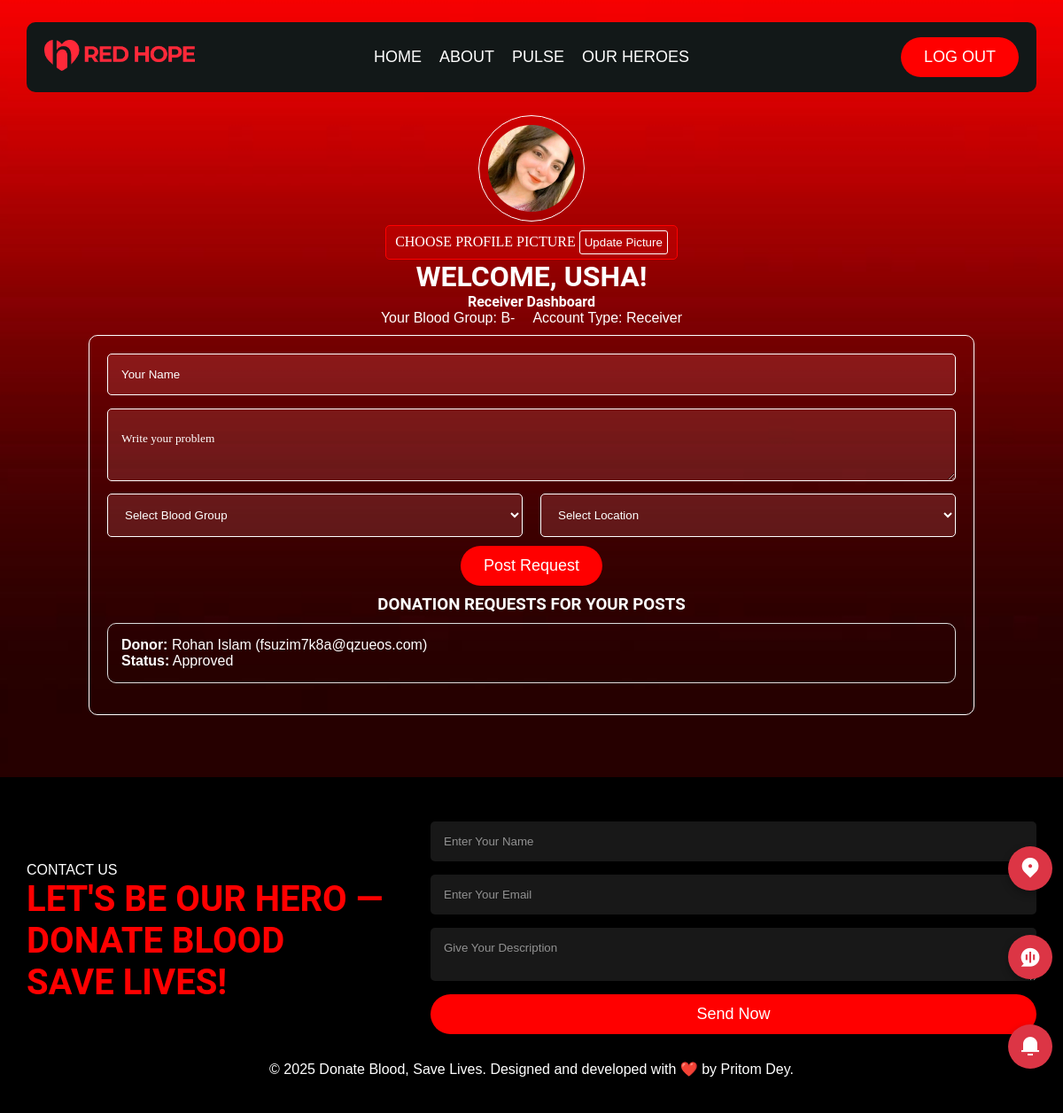
Screenshot of /receiver-dashboard/ (signed in) with the database file from the repository.
### donor/models.py (models this page shows, shortened)
class Profile(models.Model):
    BLOOD_GROUP_CHOICES = [
        ('A+', 'A+'), ('A-', 'A-'),
        ('B+', 'B+'), ('B-', 'B-'),
        ('O+', 'O+'), ('O-', 'O-'),
        ('AB+', 'AB+'), ('AB-', 'AB-')
    ]
    ROLE_CHOICES = [
        ('donor', 'Donor'),
        ('receiver', 'Receiver')
    ]
    user = models.OneToOneField(User, on_delete=models.CASCADE)
    blood_group = models.CharField(max_length=3, choices=BLOOD_GROUP_CHOICES)
    role = models.CharField(max_length=10, choices=ROLE_CHOICES)
    profile_pic = models.ImageField(upload_to="profile_pics/", default="default.jpg")
    last_donation_date = models.DateField(null=True, blank=True)  # <-- Added field

class DonationRequest(models.Model):
    STATUS_CHOICES = [
        ('pending', 'Pending'),
        ('approved', 'Approved'),
        ('rejected', 'Rejected'),
    ]
    post = models.ForeignKey(RequestPost, on_delete=models.CASCADE, related_name="donations")
    donor = models.ForeignKey(User, on_delete=models.CASCADE, related_name="donations")
    name = models.CharField(max_length=200)
    email = models.EmailField()
    phone = models.CharField(max_length=20)
    last_donation_date = models.DateField(null=True, blank=True)
    status = models.CharField(max_length=10, choices=STATUS_CHOICES, default="pending")
    created_at = models.DateTimeField(auto_now_add=True)

### donor/views.py (the view, shortened to what this page needs)
# urls.py: path('receiver-dashboard/', views.receiver_dashboard, name='receiver_dashboard'),
@login_required(login_url="login")
def receiver_dashboard(request):
    posts = RequestPost.objects.filter(user=request.user).order_by("-created_at")
    donations = DonationRequest.objects.filter(post__in=posts).order_by("-created_at")
    return render(
        request,
        "donor/receiver_dashboard.html",
        {"posts": posts, "donations": donations},
    )

### donor/templates/donor/receiver_dashboard.html (shortened to what this page needs)
{% extends 'donor/base.html' %}
{% load static %}
{% block main %}
<div class="dashboard">
  <div class="dash_box">
    <div class="profile_pic">
      <img src="{{ request.user.profile.profile_pic.url }}" alt="Profile Picture" style="width:120px;height:120px;border-radius:50%;">
    </div>
    <form class="dp_change" action="{% url 'receiver_dashboard' %}" method="post" enctype="multipart/form-data">
      <label for="profile_pic" class="custom-file-upload">Choose Profile Picture</label>
      <button type="submit">Update Picture</button>
    </form>
    <h1>WELCOME, <span style="text-transform: uppercase;">{{ request.user.username }}!</span></h1>
    <h2>Receiver Dashboard</h2>
    <div class="dashdetails">
      <p>Your Blood Group: {{ request.user.profile.blood_group }}</p>
      <p>Account Type: Receiver</p>
    </div>
  </div>
   <div class="dash_content " style="color: #fff;">
  <div id="form" class="tab-content">
    <form class="blood_request"  action="{% url 'receiver_dashboard' %}" method="post">
      <input type="text" name="name" placeholder="Your Name" required><br>
      <textarea style="margin-top: 15px;" name="problem" placeholder="Write your problem" required></textarea><br>
      <div class="select" style="margin-top: 10px;">
        <select name="blood_group" required>
          <option value="">Select Blood Group</option>
        </select>
        <select name="location" required>
          <option value="">Select Location</option>
        </select>
      </div>
      <button type="submit" class="btn" style="margin-top: 10px;position: relative;left: 50%;transform: translateX(-50%);">Post Request</button>
    </form>
  </div>
  <div id="donations" class="tab-content" >
    <h3 style="text-align: center;text-transform: uppercase;margin-top: 10px;">Donation Requests for Your Posts</h3>
    {% for donation in donations %}
      <div style="margin-top: 10px; border:1px solid #ddd; padding:15px; border-radius: 10px; margin-bottom:15px;"">
        <p><b>Donor:</b> {{ donation.name }} ({{ donation.email }})</p>
        <p><b>Status:</b> {{ donation.status|capfirst }}</p>
      </div>
    {% empty %}
      <p style="text-align: center;
      text-transform: uppercase;margin-top: 20px;color: red;">No donation requests yet.</p>
    {% endfor %}
  </div>
</div>
  </div>
{% endblock main %}

### donor/static/css/style.css (style rules this page uses)
* { margin: 0; padding: 0; box-sizing: border-box; }
html, body { width: 100%; height: 100%; background-color: #e0e0e0; }
h1, h2, h3 { font-family: 'Roboto', sans-serif; }
p { font-family: 'Poppins', sans-serif; }
.btn { background-color: red; color: #fff; padding: 12px 26px; border: none; border-radius: 30px; font-size: 18px; cursor: pointer; transition: all 0.3s ease; }
.select { display: flex; gap: 20px; width: 100%; }
.select select { width: 50%; border: #fff solid 1px; color: #fff; padding: 15px; background: #ff83832f; border-radius: 5px; }
.select select option { background-color: #7f0000; }
.dashboard { position: relative; width: 100%; padding: 70px 0; padding-top: 130px; background: url('../img/dashboard.jpeg'); background-position: center; background-size: cover; background-repeat: no-repeat; }
.dash_box { margin: 0 auto; display: flex; color: #fff; align-items: center; justify-content: center; flex-direction: column; max-width: 1100px; }
.profile_pic img { height: 170px; border: 1px solid #fff; object-fit: cover; object-position: center; padding: 10px; border-radius: 50%; width: 170px; }
.dash_box h2 { font-size: 16px; }
.dashdetails { display: flex; gap: 20px; }
.dash_content { max-width: 1000px; border-radius: 10px; margin: 0 auto; margin-top: 10px; padding: 20px; border: 1px solid #fff; }
.custom-file-upload { display: inline-block; color: white; font-weight: 400; font-family: poppins; text-transform: uppercase; cursor: pointer; transition: 0.3s ease-in-out; }
.dp_change { background-color: #ff00003a; padding: 5px 10px; border: 1px solid red; border-radius: 5px; }
.dp_change button { background-color: transparent; border: none; border-radius: 3px; padding: 5px; border: 1px #fff solid; color: #fff; }
.blood_request input { width: 100%; border: #fff solid 1px; color: #fff; padding: 15px; background: #ff83832f; border-radius: 5px; }
.blood_request input::placeholder { color: #fff; }
.blood_request textarea::placeholder { color: #fff;font-family: poppins; }
.blood_request textarea { width: 100%; border: #fff solid 1px; color: #fff; padding: 25px 15px; background: #ff83832f; border-radius: 5px; }

### rows the page displays
DonationRequest: name "Rohan Islam", email "fsuzim7k8a@qzueos.com", status "Approved"

### other values shown
{{ request.user.username }} "USHA"
{{ request.user.profile.blood_group }} "B-"
